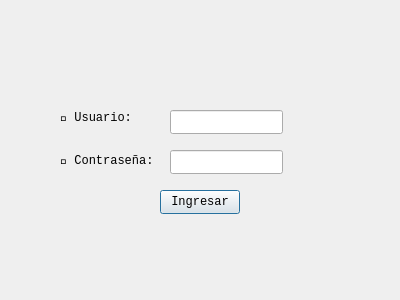
<?xml version="1.0" encoding="UTF-8"?>
<ui version="4.0">
 <class>LoginDialog</class>
 <widget class="QDialog" name="LoginDialog">
  <property name="geometry">
   <rect>
    <x>0</x>
    <y>0</y>
    <width>400</width>
    <height>300</height>
   </rect>
  </property>
  <property name="font">
   <font>
    <family>Consolas</family>
   </font>
  </property>
  <property name="windowTitle">
   <string>Login</string>
  </property>
  <widget class="QLabel" name="label">
   <property name="geometry">
    <rect>
     <x>60</x>
     <y>110</y>
     <width>81</width>
     <height>16</height>
    </rect>
   </property>
   <property name="text">
    <string>👤 Usuario: </string>
   </property>
  </widget>
  <widget class="QLabel" name="label_2">
   <property name="geometry">
    <rect>
     <x>60</x>
     <y>150</y>
     <width>101</width>
     <height>21</height>
    </rect>
   </property>
   <property name="text">
    <string>🔐 Contraseña: </string>
   </property>
  </widget>
  <widget class="QLineEdit" name="lineEdit_usuario">
   <property name="geometry">
    <rect>
     <x>170</x>
     <y>110</y>
     <width>113</width>
     <height>24</height>
    </rect>
   </property>
  </widget>
  <widget class="QLineEdit" name="lineEdit_password">
   <property name="geometry">
    <rect>
     <x>170</x>
     <y>150</y>
     <width>113</width>
     <height>24</height>
    </rect>
   </property>
  </widget>
  <widget class="QPushButton" name="pushButton_ingresar">
   <property name="geometry">
    <rect>
     <x>160</x>
     <y>190</y>
     <width>80</width>
     <height>24</height>
    </rect>
   </property>
   <property name="text">
    <string>Ingresar</string>
   </property>
  </widget>
 </widget>
 <resources/>
 <connections/>
</ui>
